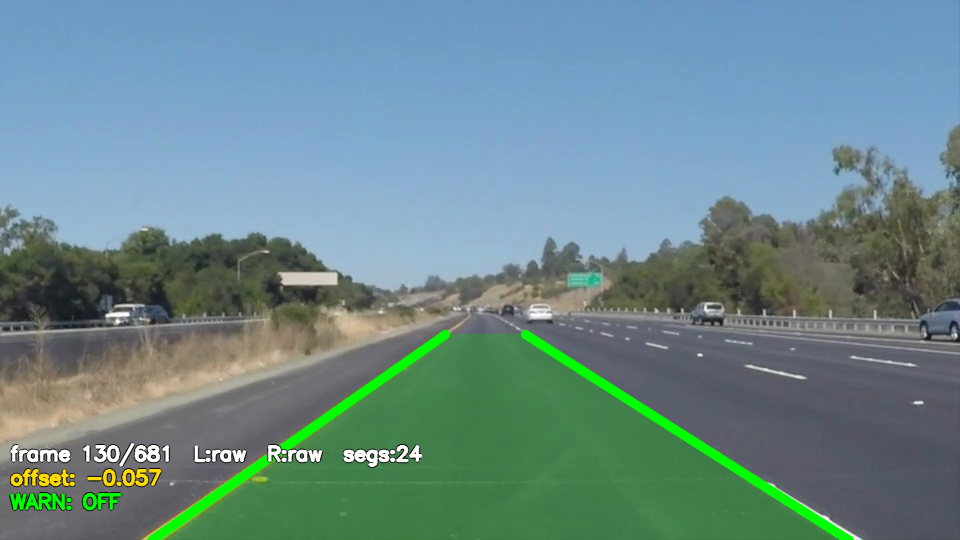
#> input picture presentation/assets/st07_ldw_area.png, 960 x 540 px
$ python -i preprocess.py   (imports and definitions only)
#> lines starting #> are read from the running program, lines starting #| are printed output that depends on the picture; after the words box and inside, x2 and y2 are one past the last pixel; in counts of white or black regions, pixels touching at a corner belong together
#> further down, picture is the input picture: shape (540, 960, 3); mean B, G, R 139.9, 137.7, 107.2
"""
전처리 모듈 — 슬라이스 2+3: grayscale → GaussianBlur → Canny 엣지 추출,
색상 마스크(흰색+노란색), 차선 마스크(색상 ∩ Canny 또는 ∪).

규칙: magic number 없음. 모든 파라미터는 config에서 가져옴.
"""
from __future__ import annotations

import cv2
import numpy as np

from src import config


def to_edges(frame_bgr: np.ndarray) -> np.ndarray:
    """
    BGR 프레임 → 단채널 Canny 엣지 이미지.

    파이프라인:
      1. grayscale 변환
      2. GaussianBlur (config.GAUSSIAN_KSIZE)
      3. Canny (config.CANNY: low, high, aperture)

    반환: uint8 단채널 이미지 (0 또는 255), 입력과 동일한 H×W.
    """
    gray = cv2.cvtColor(frame_bgr, cv2.COLOR_BGR2GRAY)
    blurred = cv2.GaussianBlur(gray, config.GAUSSIAN_KSIZE, 0)
    edges = cv2.Canny(
        blurred,
        config.CANNY["low"],
        config.CANNY["high"],
        apertureSize=config.CANNY["aperture"],
    )
    return edges


def color_mask(frame_bgr: np.ndarray) -> np.ndarray:
    """
    BGR 프레임 → 흰색+노란색 차선 후보 이진 마스크.

    파이프라인:
      1. BGR → HSV 변환
      2. cv2.inRange로 흰색 범위(config.HSV_WHITE) 마스크 추출
      3. cv2.inRange로 노란색 범위(config.HSV_YELLOW) 마스크 추출
      4. bitwise_or로 합집합 반환

    반환: uint8 단채널 이미지 (0 또는 255), 입력과 동일한 H×W.
    """
    hsv = cv2.cvtColor(frame_bgr, cv2.COLOR_BGR2HSV)
#> hsv: shape (540, 960, 3); mean H, S, V 85, 79.2, 155.8

    white_lower = np.array(config.HSV_WHITE["lower"], dtype=np.uint8)
    white_upper = np.array(config.HSV_WHITE["upper"], dtype=np.uint8)
    mask_white = cv2.inRange(hsv, white_lower, white_upper)
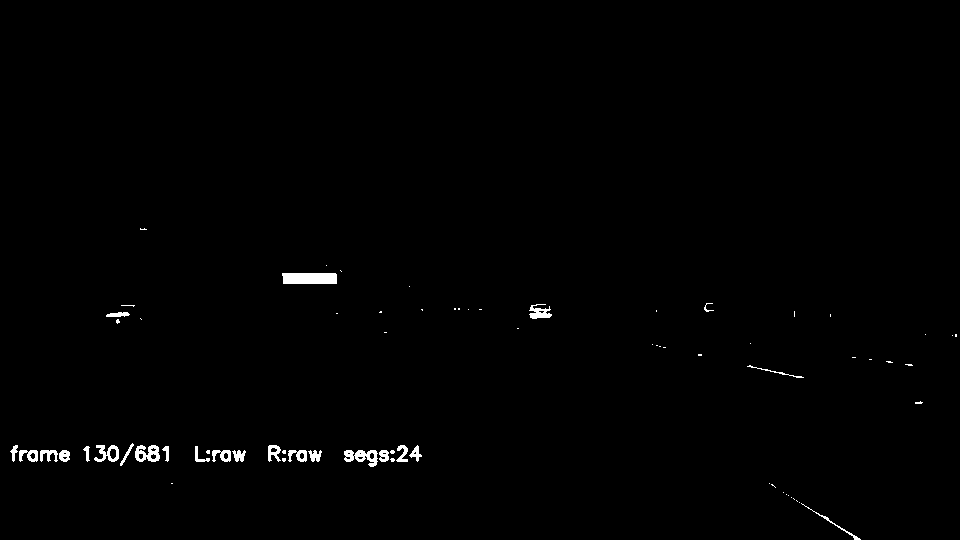
#> mask_white: shape (540, 960); 0.74% white; 73 white regions (48 under 20 px), largest, box (x1, y1, x2, y2) and area: (282, 273, 337, 284) 596, (344, 450, 378, 467) 319, (135, 445, 160, 462) 280

    yellow_lower = np.array(config.HSV_YELLOW["lower"], dtype=np.uint8)
    yellow_upper = np.array(config.HSV_YELLOW["upper"], dtype=np.uint8)
    mask_yellow = cv2.inRange(hsv, yellow_lower, yellow_upper)
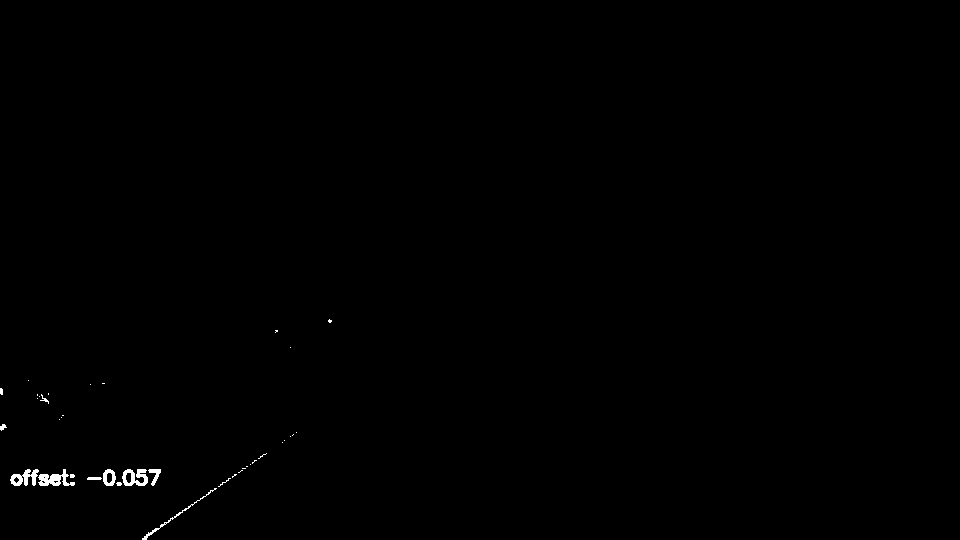
#> mask_yellow: shape (540, 960); 0.29% white; 38 white regions (29 under 20 px), largest, box (x1, y1, x2, y2) and area: (38, 469, 75, 486) 315, (122, 469, 148, 486) 277, (10, 469, 39, 486) 266

    return cv2.bitwise_or(mask_white, mask_yellow)
#> returned value: shape (540, 960); 1% white; 111 white regions (77 under 20 px), largest, box (x1, y1, x2, y2) and area: (282, 273, 337, 284) 596, (344, 450, 378, 467) 319, (38, 469, 75, 486) 315


def lane_mask(frame_bgr: np.ndarray) -> np.ndarray:
    """
    BGR 프레임 → Hough 입력용 차선 후보 마스크.

    파선 차선 강화 파이프라인 (7강 모폴로지 클로징):
      1. color_mask(흰+노랑)에 모폴로지 클로징(config.CLOSE_KERNEL_DASH) 적용.
         수직 편향 커널이 파선 갭을 이어붙여 Hough가 연속 선분을 볼 수 있게 함.
      2. Canny 엣지(to_edges)를 config.CANNY_DILATE_KERNEL로 팽창(dilate).
         팽창된 Canny가 파선 body 영역을 포함하도록 확장.
      3. 클로징된 color_mask ∩ 팽창된 Canny → AND.
         실제 도로 엣지와 교집합을 취해 팬텀 차선 방지.

    이 방식은 config.MASK_COMBINE 설정과 무관하게 항상 적용된다.
    (config.MASK_COMBINE은 레거시 실험 변수로 유지되나 lane_mask 빌드에는 미사용.)

    반환: uint8 단채널 이미지 (0 또는 255), 입력과 동일한 H×W.
    """
    cmask = color_mask(frame_bgr)
    edges = to_edges(frame_bgr)
#> in to_edges, `gray = cv2.cvtColor(frame_bgr, cv2.COLOR_BGR2GRAY)`:
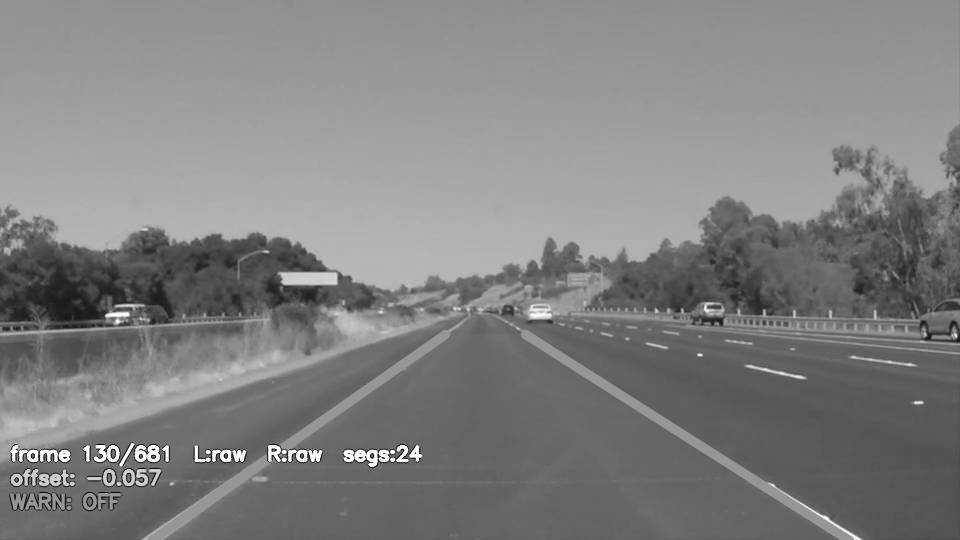
#> gray: shape (540, 960); min 4, max 255, mean 128.8
#> in to_edges, `edges = cv2.Canny( blurred, config.CANNY["low"], config.CANNY["high"],..`:
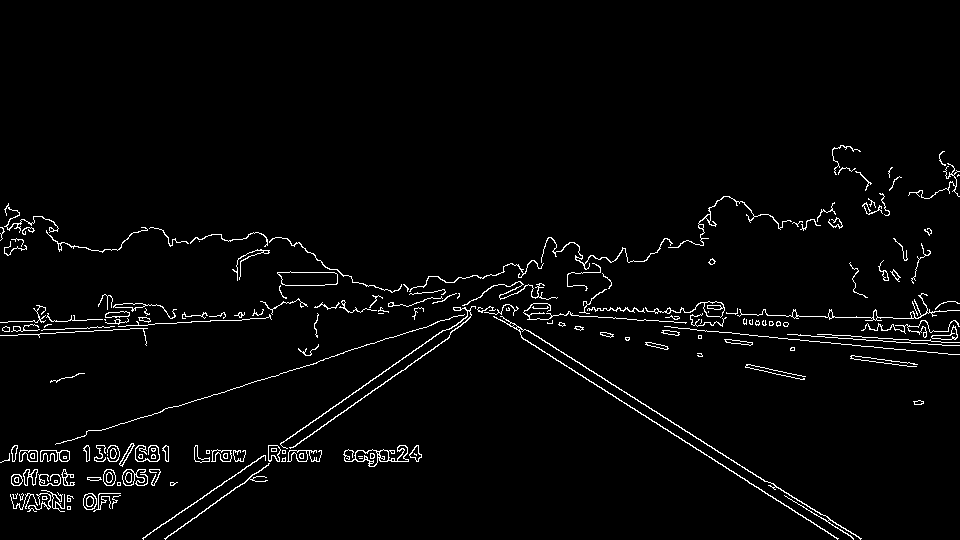
#> edges: shape (540, 960); 2.6% white in thin lines or dots, all inside (x1, y1, x2, y2) = (0, 145, 960, 540)

    # 1. 파선 갭 브리지 — 수직 편향 클로징
    close_k = cv2.getStructuringElement(
        cv2.MORPH_RECT, config.CLOSE_KERNEL_DASH
    )
    closed = cv2.morphologyEx(cmask, cv2.MORPH_CLOSE, close_k)
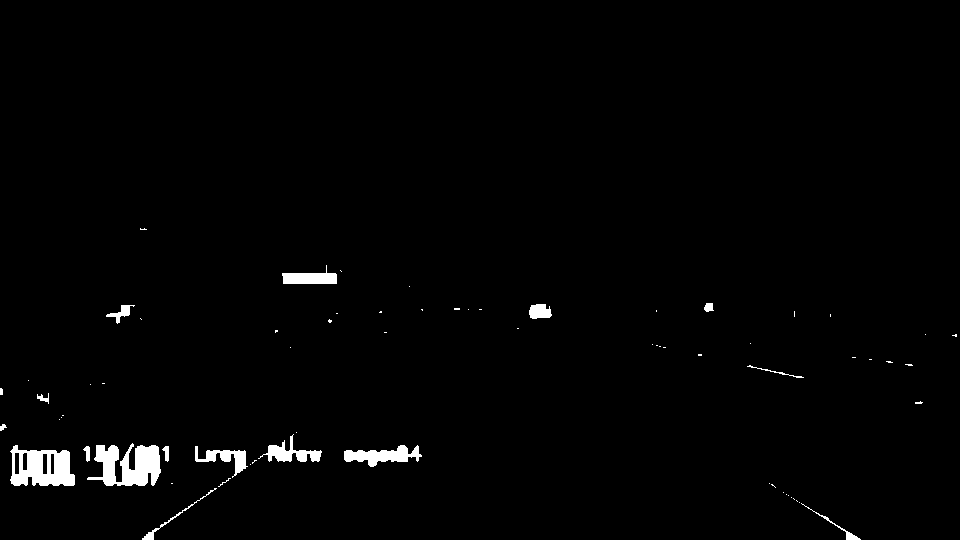
#> closed: shape (540, 960); 1.5% white; 68 white regions (51 under 20 px), largest, box (x1, y1, x2, y2) and area: (87, 443, 161, 486) 1965, (10, 445, 75, 486) 1793, (344, 445, 422, 467) 877

    # 2. Canny 팽창 — 파선 body를 포함할 만큼 확장
    dil_k = cv2.getStructuringElement(
        cv2.MORPH_RECT, config.CANNY_DILATE_KERNEL
    )
    dilated_edges = cv2.dilate(edges, dil_k, iterations=1)
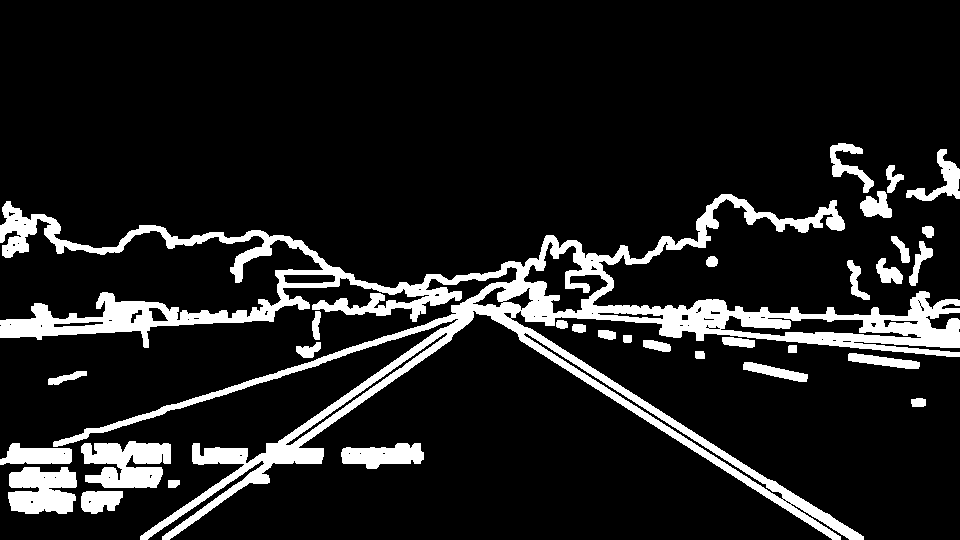
#> dilated_edges: shape (540, 960); 12.1% white; 31 white regions, largest, box (x1, y1, x2, y2) and area: (0, 194, 960, 540) 46691, (81, 441, 171, 488) 3068, (8, 467, 77, 514) 2584

    # 3. AND — 실제 엣지 근방으로 제한 (팬텀 차선 방지)
    return cv2.bitwise_and(closed, dilated_edges)
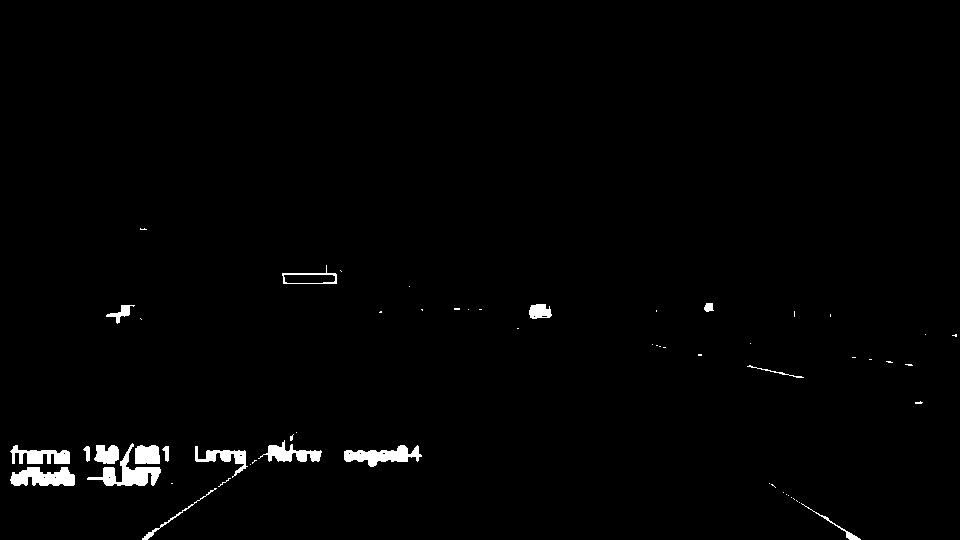
#> returned value: shape (540, 960); 1.3% white; 58 white regions (41 under 20 px), largest, box (x1, y1, x2, y2) and area: (87, 443, 161, 486) 1016, (10, 467, 75, 486) 895, (344, 445, 422, 467) 873

>>> import cv2
>>> picture = cv2.imread('../presentation/assets/st07_ldw_area.png')
>>> result = lane_mask(picture)

$ run again, on presentation/assets/st08b_ldw_caution.png
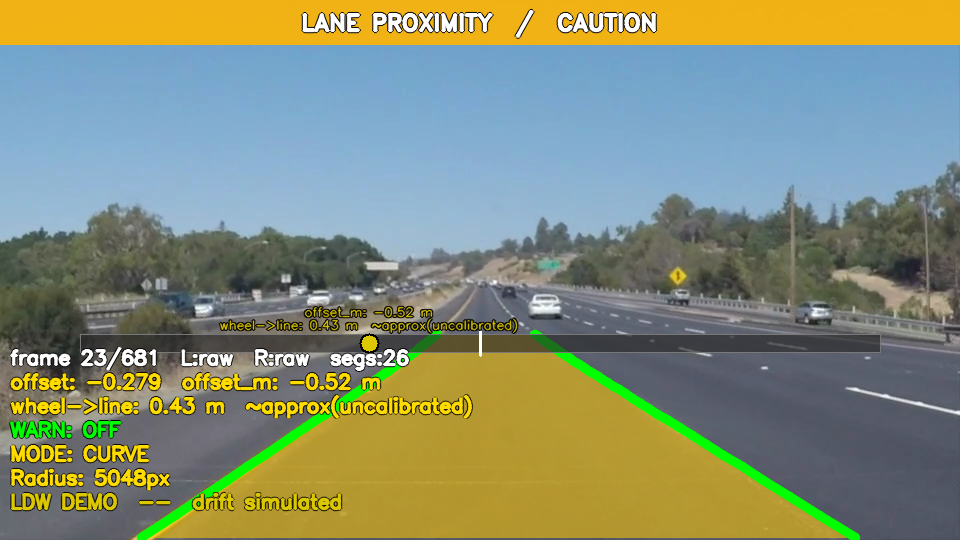
#> input picture presentation/assets/st08b_ldw_caution.png, 960 x 540 px
#> picture is the input picture: shape (540, 960, 3); mean B, G, R 118.2, 142.3, 133.5
#> hsv: shape (540, 960, 3); mean H, S, V 70.7, 101.1, 165.4
#> in color_mask, `mask_white = cv2.inRange(hsv, white_lower, white_upper)`:
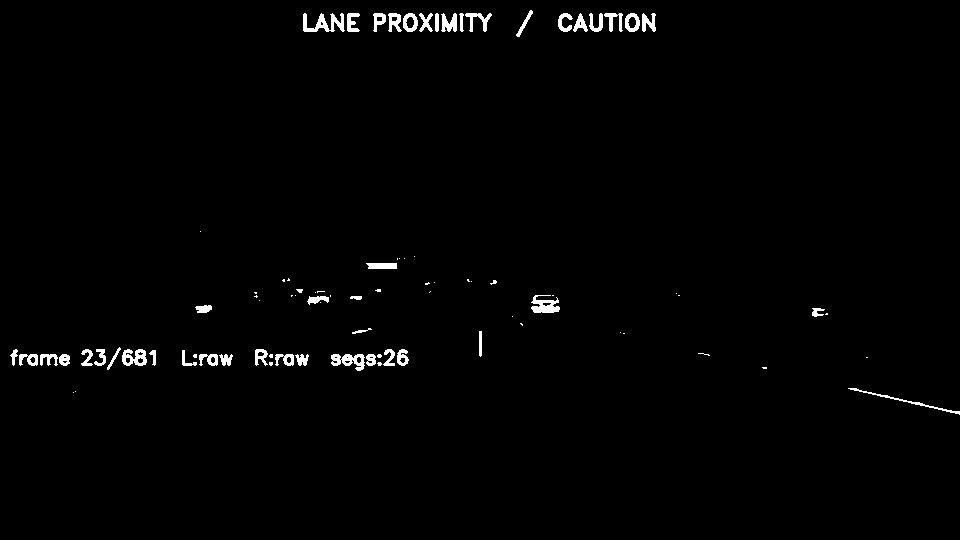
#> mask_white: shape (540, 960); 1.3% white; 87 white regions (41 under 20 px), largest, box (x1, y1, x2, y2) and area: (303, 13, 345, 32) 402, (531, 295, 560, 313) 326, (331, 354, 365, 371) 319
#> mask_yellow: shape (540, 960); 23.9% white; 154 white regions (72 under 20 px), largest, box (x1, y1, x2, y2) and area: (147, 353, 846, 540) 75251, (0, 0, 960, 45) 38606, (182, 373, 271, 390) 746
#> edges: shape (540, 960); 4.9% white in thin lines or dots
#> closed: shape (540, 960); 28.4% white; 33 white regions (20 under 20 px), largest, box (x1, y1, x2, y2) and area: (10, 291, 846, 540) 102203, (0, 0, 960, 45) 43152, (531, 295, 560, 313) 464
#> dilated_edges: shape (540, 960); 20.1% white; 25 white regions, largest, box (x1, y1, x2, y2) and area: (0, 160, 960, 540) 76365, (151, 535, 851, 540) 3496, (368, 8, 497, 37) 3481
#> in lane_mask, `return cv2.bitwise_and(closed, dilated_edges)`:
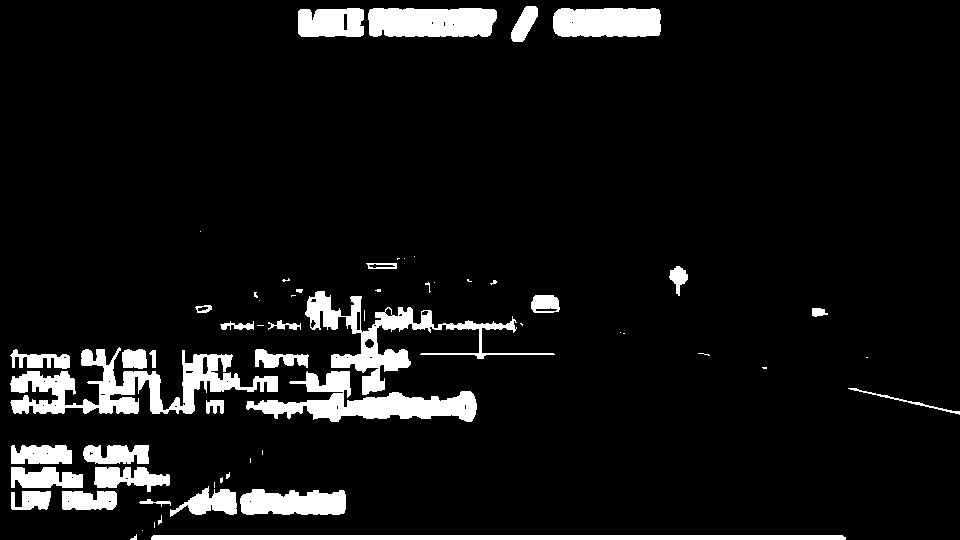
#> returned value: shape (540, 960); 8.1% white; 61 white regions (27 under 20 px), largest, box (x1, y1, x2, y2) and area: (10, 347, 278, 414) 6710, (246, 371, 477, 422) 4967, (305, 291, 555, 395) 4922

$ run again, on presentation/assets/st08c_ldw_states.png
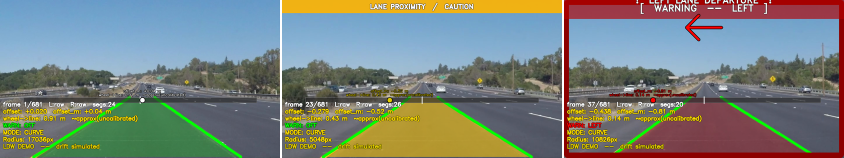
#> input picture presentation/assets/st08c_ldw_states.png, 1688 x 315 px (shown at 1/2 size)
#> picture is the input picture: shape (315, 1688, 3); mean B, G, R 123.4, 130, 122.1
#> hsv: shape (315, 1688, 3); mean H, S, V 83, 95, 157.7
#> in color_mask, `mask_white = cv2.inRange(hsv, white_lower, white_upper)`:
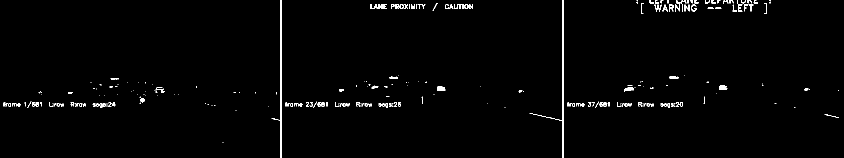
#> mask_white: shape (315, 1688) (shown at 1/2 size); 1.5% white; 231 white regions (116 under 20 px), largest, box (x1, y1, x2, y2) and area: (1059, 0, 1128, 315) 1341, (543, 0, 564, 315) 1282, (1438, 170, 1455, 180) 112
#> mask_yellow: shape (315, 1688); 9.6% white; 237 white regions (139 under 20 px), largest, box (x1, y1, x2, y2) and area: (651, 206, 1057, 315) 25944, (564, 0, 1124, 26) 13121, (1355, 230, 1403, 245) 298
#> edges: shape (315, 1688); 6.5% white in thin lines or dots
#> closed: shape (315, 1688); 14.6% white; 105 white regions (66 under 20 px), largest, box (x1, y1, x2, y2) and area: (570, 153, 1057, 315) 34209, (543, 0, 1128, 315) 17183, (6, 203, 275, 244) 6246
#> dilated_edges: shape (315, 1688); 27% white; 23 white regions, largest, box (x1, y1, x2, y2) and area: (0, 0, 1131, 315) 84944, (1132, 0, 1681, 308) 48663, (1407, 0, 1519, 26) 1650
#> in lane_mask, `return cv2.bitwise_and(closed, dilated_edges)`:
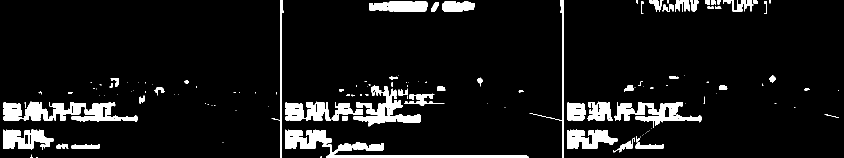
#> returned value: shape (315, 1688) (shown at 1/2 size); 8% white; 132 white regions (71 under 20 px), largest, box (x1, y1, x2, y2) and area: (6, 203, 172, 242) 3812, (707, 170, 842, 253) 3754, (1228, 204, 1403, 256) 3605
